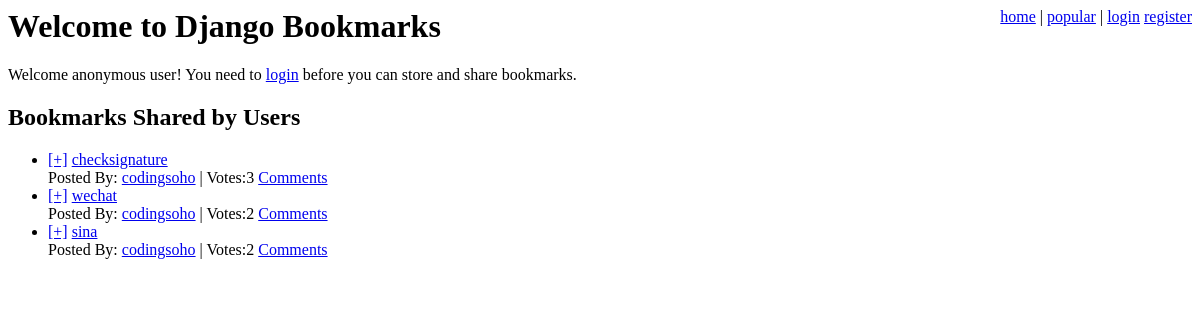
Before: / with the older database file.
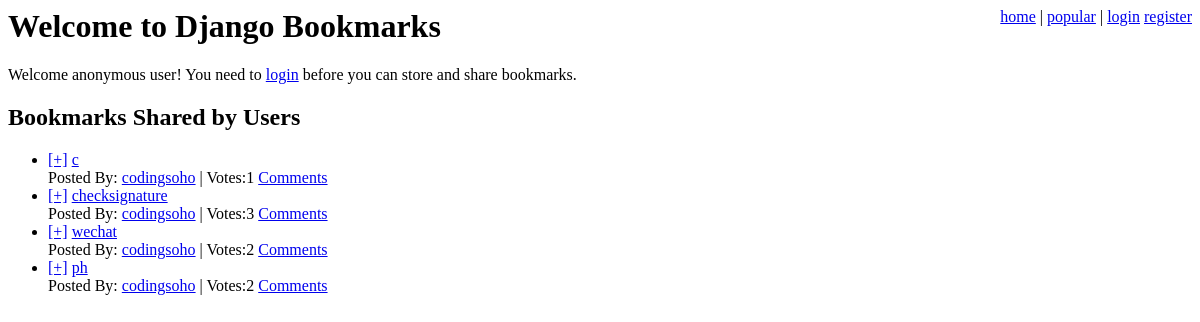
After: the same page with the newer database file.
### bookmarks/models.py (models this page shows, shortened)
class SharedBookmark(models.Model):
    bookmark = models.ForeignKey(Bookmark, unique=True)
    date = models.DateTimeField(auto_now_add=True)
    votes = models.IntegerField(default=1)
    users_voted = models.ManyToManyField(User)

class Bookmark(models.Model):
    title = models.CharField(max_length=200)
    user = models.ForeignKey(User)
    link = models.ForeignKey(Link)

### bookmarks/views.py (the view)
# urls.py: url(r'^$', main_page),
def main_page(request):
    shared_bookmarks = SharedBookmark.objects.order_by('-date')[:10]
    return render_to_response(
        'main_page.html',
        {
            'user': request.user,
            'shared_bookmarks': shared_bookmarks,
        }
    )

### templates/main_page.html (shortened to what this page needs)
{% extends "base.html" %}
{% block head %}Welcome to Django Bookmarks{% endblock %}
{% block content %}
    {% if user.username %}
      <p>Welcome {{ user.username }}!
      Here you can store and share bookmarks!</p>
    {% else %}
      <p>Welcome anonymous user!
      You need to <a href="/login/">login</a>
      before you can store and share bookmarks.</p>
    {% endif %}
    <h2>Bookmarks Shared by Users</h2>
    {% include "shared_bookmark_list.html" %}
{% endblock %}

### templates/shared_bookmark_list.html
{% if shared_bookmarks %}
    <ul class="bookmarks">
        {% for shared_bookmark in shared_bookmarks %}
        <li>
            <a href="/vote/?id={{ shared_bookmark.id }}" class="vote">[+]</a>
            <a href="{{ shared_bookmark.bookmark.link.url }}" class="title"> {{ shared_bookmark.bookmark.title }}</a>
            <br />
            Posted By:
            <a href="/user/{{ shared_bookmark.bookmark.user.username }}/" class="username"> {{ shared_bookmark.bookmark.user.username }}</a> |
            <span class="vote-count">Votes:{{ shared_bookmark.votes }}</span>
            <a href="/bookmark/{{ shared_bookmark.id }}/">Comments</a>
        </li>
        {% endfor %}
    </ul>
{% else %}
    <p>No bookmarks found.</p>
{% endif %}

Changed rows visible on the page:
added SharedBookmark: bookmark "c", bookmark.user.username "codingsoho", votes "1"
changed through a linked row, SharedBookmark (number 4 of 4 on the later page): bookmark "sina" → "ph"
